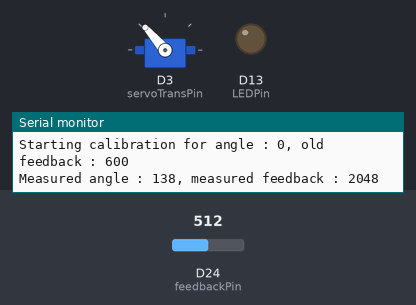
Recording of a sketch running on a simulated Arduino Due. Shown: servo, output pins drawn as LEDs (lit = HIGH), the last lines printed to the serial monitor. Inputs (shaded band) come from the test bench; at power-on: D24 (feedbackPin) = 512 (analog values on the 0–1023 scale).

Above: at 0.8 s.
0.9 s: D24 (feedbackPin) set to 631
3.9 s: D24 (feedbackPin) set to 652
At 5.1 s:
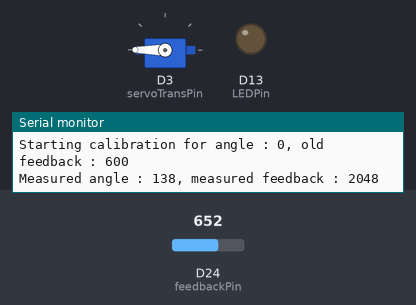
5.4 s: D24 (feedbackPin) set to 122
At 5.8 s:
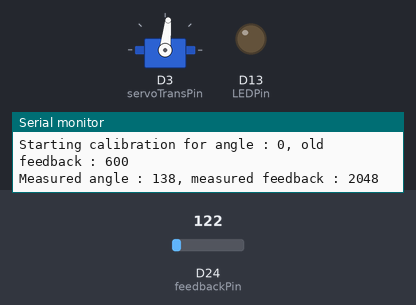
At 7.1 s:
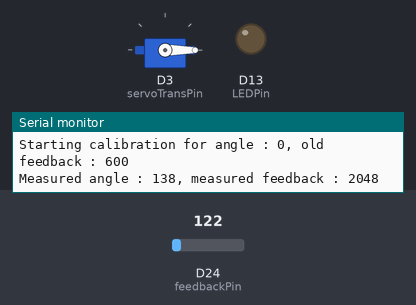
7.6 s: D24 (feedbackPin) set to 136
9.2 s: D24 (feedbackPin) set to 145
At 9.6 s:
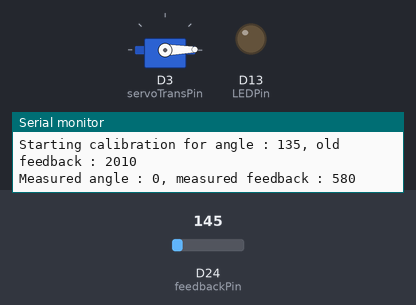
12.2 s: D24 (feedbackPin) set to 481
15.2 s: D24 (feedbackPin) set to 513
Timing chart, 0 to 34.1 s (numbered marks = the images above; inputs shaded):
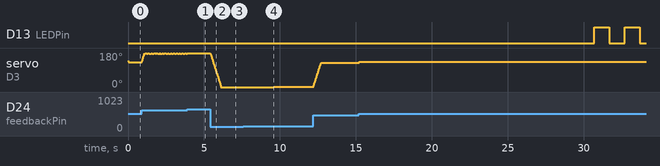

Measured:
- the behaviour switches between 638 and 639 on D24 (feedbackPin) (found by bisection; images 0 and 1)
- the behaviour switches between 144 and 145 on D24 (feedbackPin) (found by bisection; images 3 and 4)
- after the input at 3.9 s, servo on D3 (servoTransPin): goes on until 3.9 s, then stays 180°
- after the input at 5.4 s, servo on D3 (servoTransPin): moves from 180° to 0° over 0.72 s, starting at once
- after the input at 7.6 s, every drawn part: stays the same
- after the input at 9.2 s, servo on D3 (servoTransPin): alternates 2° for 0.02 s and 1° for 0.02 s, starting after 0.39 s

The sketch:

Test_Spring_Servo.ino
```cpp
#include "DebugPrint.h"
#include <PWMServo.h>  // Not modified to add writeMicroseconds() C:\Users\arnau\AppData\Local\Arduino15\packages\teensy\hardware\avr\1.59.0\libraries\PWMServo

// defines servo pin number (from pin 3 to 8)
unsigned long lastServoUpdate = 0;
const int servoTransPin = 3;
const int feedbackPin = 24;  // Tx J4 feedback is on 3.3V

unsigned int timeout = 15000;

int targetAngle = 0;
int allowedAngle = 0;
int angleMeasured = 0;
int allowedFeedback = 0;
int feedbackMeasured = 0;
int minFeedback = 600;   // Based on a 12 bits resolution
int maxFeedback = 2485;  // 180° : 2485
int deployedFeedback = 2010;
const int angleRetracted = 0;
const int angleDeployed = 135;

// LED
const int LEDPin = 13;
int state = HIGH;
unsigned long LEDCurrentDelay = 1000;
const unsigned long LEDDelay = 500;
const unsigned long LEDDelayWarning = 100;
unsigned long previousLED = 0;  // will store last time led state changed


// Serial input variables
const byte numChars = 10;
char receivedChars[numChars];
boolean newData = false;

PWMServo servoTrans;

void setup() {
  SERIAL_BEGIN(115200);
  //delay(100);
  //DBG_PRINTF("\n\nStarting\nSteps : %d\n", steps);

  pinMode(LEDPin, OUTPUT);

  setupServos();

  DBG_PRINTLN("Setups done");
  delay(5000);
  DBG_PRINTLN("Starting loop");
}

void loop() {
  // Handle translation and lifting of forks, arm and wheel to avoid perimeter problems
  // Plant's fork height should always be higher than the pot's fork
  // Forks should be put to there parking position to be retracted
  recvWithStartEndMarkers();

  if (millis() - previousLED > LEDCurrentDelay) {
    previousLED = millis();
    state = !state;
    digitalWrite(LEDPin, state);
  }

  if (newData) {
    DBG_PRINTLN("Handling data");
    handleCommand(receivedChars);
    newData = false;
  }

  readServo(0);
  writeServos();

  static unsigned long lastMillis = millis();
  if (millis() - lastMillis > 100) {
    lastMillis = millis();
    DBG_PRINTF("Target angle : %d\tAllowed angle : %d\tMeasured angle : %d\tAllowed feedback : %d\tMeasured feedback : %d\tError : %d\n",
               targetAngle, allowedAngle, angleMeasured, allowedFeedback, feedbackMeasured, allowedFeedback - feedbackMeasured);
  }
}

/*
 * Translation = 0 : forks are retracted
 * Translation = 1 : forks are deployed
 */
void setTranslationForks(int translation) {
  if (translation == 0 || translation == 1) {
    targetAngle = (translation) ? angleDeployed : 0;
  } else if (translation >= 2 && translation <= 180) {
    targetAngle = translation;
  }
}

// Code from Robin2 on arduino's website : Serial Input Basics
void recvWithStartEndMarkers() {
  static boolean recvInProgress = false;
  static byte ndx = 0;
  char startMarker = ' ';  // '<'
  char endMarker = ' ';    // '>'
  char rc;

  while (Serial.available() > 0) {  // Serial.available() > 0 && newData == false) {
    rc = Serial.read();
    //Serial.printf("Received character: %c\n", rc);

    if (recvInProgress == true) {
      if (rc != endMarker) {
        receivedChars[ndx] = rc;
        ndx++;
        if (ndx >= numChars) {
          ndx = numChars - 1;
        }
      } else {
        receivedChars[ndx] = '\0';  // terminate the string
        recvInProgress = false;
        ndx = 0;
        newData = true;
        Serial.printf("Message received: %s\n", receivedChars);
      }
    } else if (rc == startMarker) {
      recvInProgress = true;
    }
  }
}

void handleCommand(char *string) {
  char command;
  int value;
  sscanf(string, "%c-%d", &command, &value);

  switch (command) {
    case 'O':
      digitalWrite(servoTransPin, LOW);
      pinMode(servoTransPin, INPUT);
      break;
    case 'T':  // Forks translation
      setTranslationForks(value);
      break;
    default:
      DBG_PRINTLN("Command not recognized !");
      break;
  }
  DBG_PRINTF("Command received : %s\n", string);
}

void writeServos() {
  static unsigned long lastServoWrite = 0;


  if (millis() - lastServoWrite > 3) {
    lastServoWrite = millis();

    if (allowedFeedback + 70 < feedbackMeasured) {  // Pulls forks inward
      allowedAngle++;
    } else if (allowedFeedback - 12 > feedbackMeasured) {  // Push forks outward
      allowedAngle--;
    } else if (targetAngle > allowedAngle) {
      allowedAngle++;
    } else if (targetAngle < allowedAngle) {
      allowedAngle--;
    }
  }
  allowedAngle = constrain(allowedAngle, 0, 180);
  allowedFeedback = angleToFb(allowedAngle);


  // Can use servo.writeMicroseconds() if want higher resolution than 1°
  servoTrans.write(allowedAngle);
}

// Returns value from the angle according to the feedback
void readServo(int forceUpdate) {
  static unsigned long lastServoRead = 0;
  float fb = 0;
  static int FB = 0;

  if (millis() - lastServoRead > 2 || forceUpdate) {
    lastServoRead = millis();

    for (int x = 0; x < 5; x++) {
      fb += analogRead(feedbackPin);
    }
    FB = round(fb / 5);
  }

  feedbackMeasured = FB;
  angleMeasured = map(FB, minFeedback, maxFeedback, 0, 180);  // map function does not constraint
}

void readServoEMA(int forceUpdate) {
  static unsigned long lastServoRead = 0;
  static float fb = 0;

  if (fb == 0) {
    for (int x = 0; x < 5; x++) {
      fb += analogRead(feedbackPin);
    }
    fb = round(fb / 5);
  }

  unsigned long time = millis();
  if (time - lastServoRead > 2 || forceUpdate) {
    lastServoRead = time;
    fb = 0.99 * fb + 0.01 * analogRead(feedbackPin);
  }

  feedbackMeasured = round(fb);
  angleMeasured = map(feedbackMeasured, minFeedback, maxFeedback, 0, 180);  // map function does not constraint
}


int angleToFb(int angle) {
  float fb = minFeedback + (maxFeedback - minFeedback) * angle / 180;
  fb = constrain(fb, 0, 4096);  // Can constraint feedback because can read angle a bit below 0 and higher than 180
  return round(fb);
}

int fbToAngle(int fb) {
  float angle = (fb - minFeedback) / (maxFeedback - minFeedback) * 180;
  //angle = contraint(angle, 0, 180); // Can't constraint angle !
  return round(angle);
}

/*
 * Does the calibration of the servo feedback value at angle specified.
 * If it fails, leave default values
*/
void calibration(PWMServo *servo, int a, int *oldFb) {
  DBG_PRINTF("\n\nStarting calibration for angle : %d, old feedback : %d\n", a, *oldFb);
  readServo(1);
  DBG_PRINTF("Measured angle : %d, measured feedback : %d\n", angleMeasured, feedbackMeasured);
  unsigned long start = millis();
  unsigned long time = start;
  float fb = feedbackMeasured;
  float lastFb = *oldFb;
  //servo.write(angleMeasured); // library already constrain written angle value
  targetAngle = a;

  float error = 20.0;
  while ((abs(angleMeasured - a) > 1 || error > 0.01) && time < start + timeout) {
    writeServos();
    readServo(0);
    lastFb = fb;
    fb = 0.98 * fb + 0.02 * feedbackMeasured;
    error = abs(fb - lastFb);
    time = millis();
    //DBG_PRINTF("angleMeasured : %d, error : %.3f, time : %d\n", angleMeasured, error, start+10000 - time);
    delay(1);
  }
  time = millis() - start;

  writeServos();
  delay(100);  // wait for the servo to stop moving
  readServo(1);

  if (abs(*oldFb - feedbackMeasured) < 25) {
    *oldFb = feedbackMeasured;
    DBG_PRINTF("Calibration completed in %dms\n  New feedback value : %d\n", time, feedbackMeasured);
  } else if (time >= timeout) {
    DBG_PRINTLN("Calibration failed : timeout");
  } else {
    DBG_PRINTF("Calibration failed : value outside range : %d\n", feedbackMeasured);
  }
}

void setupServos() {
  pinMode(servoTransPin, OUTPUT);
  pinMode(feedbackPin, INPUT);

  servoTrans.attach(servoTransPin, 500, 2500);
  analogReadResolution(12);

  readServo(1);
  allowedAngle = angleMeasured;
  allowedFeedback = feedbackMeasured;

  DBG_PRINTF("Min feedback : %d\t max feedback : %d\n", minFeedback, maxFeedback);
  calibration(&servoTrans, angleRetracted, &minFeedback);
  calibration(&servoTrans, angleDeployed, &deployedFeedback);
  DBG_PRINTF("Min feedback : %d\t max feedback : %d\n", minFeedback, maxFeedback);
}
```

DebugPrint.h
```cpp
// Debug serial option

#define DEBUG // Comment this line to turn debug prints off
#ifdef DEBUG
#define DBG_PRINT(args) Serial.print(args)
#define DBG_PRINTLN(args) Serial.println(args)
#define DBG_PRINTF(...) Serial.printf(__VA_ARGS__) // multiple arguments function
#define SERIAL_BEGIN(args) Serial.begin(args)

#else
#define DBG_PRINT(args)
#define DBG_PRINTLN(args)
#define DBG_PRINTF(...)
#define SERIAL_BEGIN(args)
#endif
```
